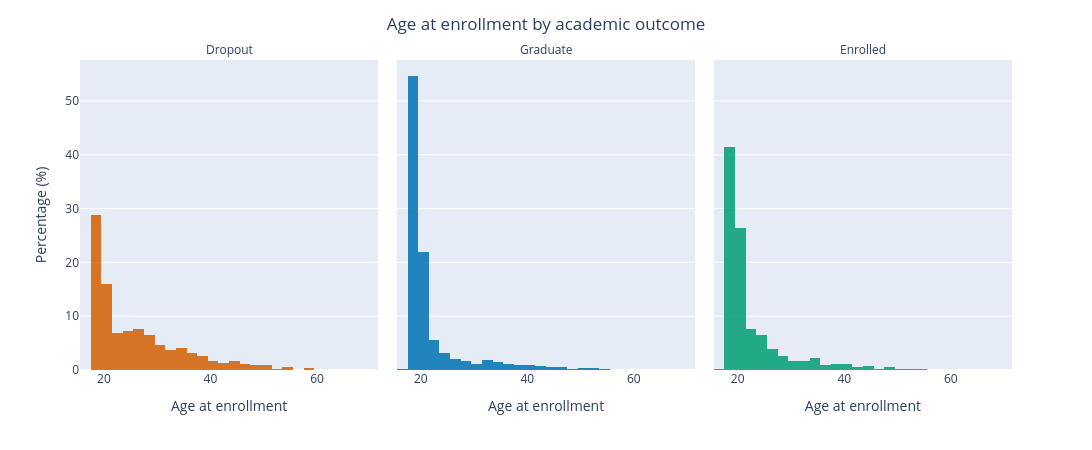

Notebook source saved alongside this figure:
### Markdown cell above
## Age at enrollment

### Code cell
fig = px.histogram(
    data_viz_pd,
    x='Age at enrollment',
    facet_col='Target',
    color='Target',
    nbins=30,
    histnorm='percent',
    opacity=0.85,
    color_discrete_map={
        'Graduate': '#0072B2',
        'Dropout': '#D55E00',
        'Enrolled': '#009E73'
    }
)

fig.update_layout(
    title={
        'text': 'Age at enrollment by academic outcome',
        'x': 0.5
    },
    xaxis_title='Age at enrollment',
    yaxis_title='Percentage (%)',
    height=450,
    width=1100,
    showlegend=False
)

fig.for_each_annotation(lambda a: a.update(text=a.text.split("=")[-1]))
save_fig(fig, '07_age_by_outcome')

print(data_viz_pd.groupby('Target')['Age at enrollment']
      .describe()[['count', 'mean', '50%', 'max']].round(1).to_string())

### Figure 1 — Plotly figure (JSON) as saved in the notebook; plotly's stock layout.template omitted (floating-point values rounded to 4 significant figures; data arrays with more than 128 entries replaced by an {"elided": "..."} marker saying what was removed)
{"data": [{"bingroup": "x", "histnorm": "percent", "hovertemplate": "Target=Dropout<br>Age at enrollment=%{x}<br>percent=%{y}<extra></extra>", "legendgroup": "Dropout", "marker": {"color": "#D55E00", "opacity": 0.85, "pattern": {"shape": ""}}, "name": "Dropout", "nbinsx": 30, "orientation": "v", "showlegend": true, "type": "histogram", "x": {"elided": "1421 int values"}, "xaxis": "x", "yaxis": "y"}, {"bingroup": "x", "histnorm": "percent", "hovertemplate": "Target=Graduate<br>Age at enrollment=%{x}<br>percent=%{y}<extra></extra>", "legendgroup": "Graduate", "marker": {"color": "#0072B2", "opacity": 0.85, "pattern": {"shape": ""}}, "name": "Graduate", "nbinsx": 30, "orientation": "v", "showlegend": true, "type": "histogram", "x": {"elided": "2209 int values"}, "xaxis": "x2", "yaxis": "y2"}, {"bingroup": "x", "histnorm": "percent", "hovertemplate": "Target=Enrolled<br>Age at enrollment=%{x}<br>percent=%{y}<extra></extra>", "legendgroup": "Enrolled", "marker": {"color": "#009E73", "opacity": 0.85, "pattern": {"shape": ""}}, "name": "Enrolled", "nbinsx": 30, "orientation": "v", "showlegend": true, "type": "histogram", "x": {"elided": "794 int values"}, "xaxis": "x3", "yaxis": "y3"}], "layout": {"annotations": [{"font": {}, "showarrow": false, "text": "Dropout", "x": 0.16, "xanchor": "center", "xref": "paper", "y": 1, "yanchor": "bottom", "yref": "paper"}, {"font": {}, "showarrow": false, "text": "Graduate", "x": 0.5, "xanchor": "center", "xref": "paper", "y": 1, "yanchor": "bottom", "yref": "paper"}, {"font": {}, "showarrow": false, "text": "Enrolled", "x": 0.84, "xanchor": "center", "xref": "paper", "y": 1, "yanchor": "bottom", "yref": "paper"}], "barmode": "relative", "height": 450, "legend": {"title": {"text": "Target"}, "tracegroupgap": 0}, "margin": {"t": 60}, "showlegend": false, "title": {"text": "Age at enrollment by academic outcome", "x": 0.5}, "width": 1100, "xaxis": {"anchor": "y", "domain": [0, 0.32], "title": {"text": "Age at enrollment"}}, "xaxis2": {"anchor": "y2", "domain": [0.34, 0.66], "matches": "x", "title": {"text": "Age at enrollment"}}, "xaxis3": {"anchor": "y3", "domain": [0.68, 1.0], "matches": "x", "title": {"text": "Age at enrollment"}}, "yaxis": {"anchor": "x", "domain": [0, 1], "title": {"text": "Percentage (%)"}}, "yaxis2": {"anchor": "x2", "domain": [0, 1], "matches": "y", "showticklabels": false}, "yaxis3": {"anchor": "x3", "domain": [0, 1], "matches": "y", "showticklabels": false}}}
